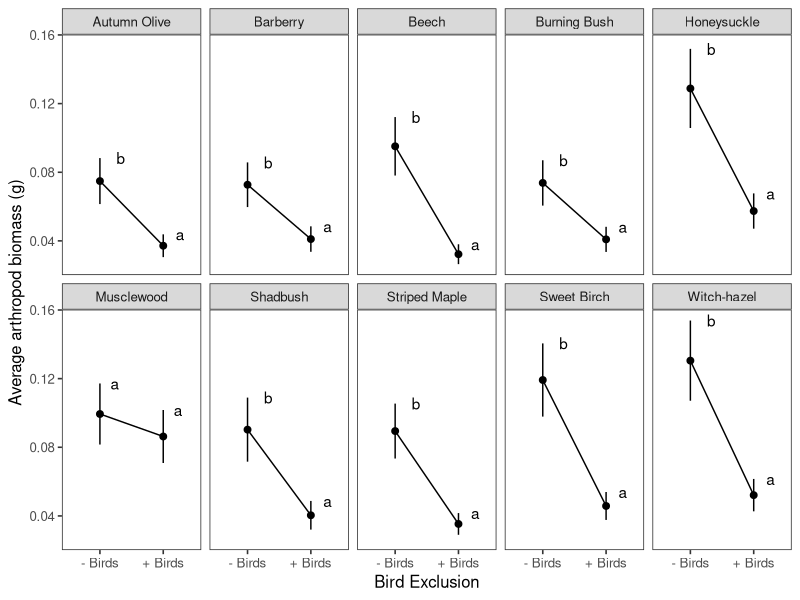

Source code (R):
# Import data and models for table & figure generation only

# Libraries ####
library("tidyverse")
library("readr")
library("lme4")
library("car")
library("multcomp")
library("ggplot2")
library("emmeans")
library("ggpubr")
library("plotrix") # for std.error function

# Fig 1a: Bagged branch biomass ####





# Fig 1b: Bag effect ######
# Import model estimates and table
mod2_lsm <- read.csv("./Data/Models/model2.csv")

Fig_1b <- ggplot(data=mod2_lsm, aes(x = treatment, y = response)) +
  theme_bw(base_size=12) +
  geom_point(size=2) +
  geom_line(aes(group = tree)) +
  geom_errorbar(aes(ymin=response-(SE), ymax=response+(SE), width=0)) +
  ylab("Average arthropod biomass (g)") +
  xlab("Bird Exclusion") +
  scale_x_discrete(labels=c("bag" = "- Birds", "control" = "+ Birds")) +
  geom_text(aes(x = treatment, y = (response+SE), label = .group, hjust=-.5)) +
  theme(panel.grid.major = element_blank(), panel.grid.minor = element_blank()) +
  facet_wrap( ~ tree, nrow=2) 
Fig_1b

# export Fig 1b #




# Fig 2abcd #####
# Insect abundances #####
